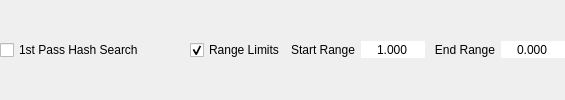
     <widget class="QWidget" name="detect_extra_wid" native="true">
      <layout class="QHBoxLayout" name="horizontalLayout_6">
       <property name="leftMargin">
        <number>0</number>
       </property>
       <property name="topMargin">
        <number>0</number>
       </property>
       <property name="rightMargin">
        <number>0</number>
       </property>
       <property name="bottomMargin">
        <number>0</number>
       </property>
       <item>
        <widget class="QCheckBox" name="hash_search_cb">
         <property name="sizePolicy">
          <sizepolicy hsizetype="Fixed" vsizetype="Fixed">
           <horstretch>0</horstretch>
           <verstretch>0</verstretch>
          </sizepolicy>
         </property>
         <property name="minimumSize">
          <size>
           <width>128</width>
           <height>0</height>
          </size>
         </property>
         <property name="toolTip">
          <string>Detect &quot;perfect&quot; binary repeat
Useful to detect loop in preprocessed audio where perfect a loop is likely present
Add some overhead dependent on the file size</string>
         </property>
         <property name="layoutDirection">
          <enum>Qt::LeftToRight</enum>
         </property>
         <property name="text">
          <string>1st Pass Hash Search</string>
         </property>
        </widget>
       </item>
       <item>
        <spacer name="horizontalSpacer_10">
         <property name="orientation">
          <enum>Qt::Horizontal</enum>
         </property>
         <property name="sizeHint" stdset="0">
          <size>
           <width>40</width>
           <height>20</height>
          </size>
         </property>
        </spacer>
       </item>
       <item>
        <widget class="QCheckBox" name="range_limits_cb">
         <property name="toolTip">
          <string>Apply constraints to loop search scope</string>
         </property>
         <property name="text">
          <string>Range Limits</string>
         </property>
         <property name="checked">
          <bool>true</bool>
         </property>
        </widget>
       </item>
       <item>
        <widget class="QWidget" name="range_limits_wid" native="true">
         <property name="sizePolicy">
          <sizepolicy hsizetype="Expanding" vsizetype="Preferred">
           <horstretch>0</horstretch>
           <verstretch>0</verstretch>
          </sizepolicy>
         </property>
         <layout class="QHBoxLayout" name="horizontalLayout_5">
          <property name="leftMargin">
           <number>0</number>
          </property>
          <property name="topMargin">
           <number>0</number>
          </property>
          <property name="rightMargin">
           <number>0</number>
          </property>
          <property name="bottomMargin">
           <number>0</number>
          </property>
          <item>
           <widget class="QLabel" name="start_range_l">
            <property name="minimumSize">
             <size>
              <width>64</width>
              <height>0</height>
             </size>
            </property>
            <property name="text">
             <string>Start Range</string>
            </property>
            <property name="alignment">
             <set>Qt::AlignRight|Qt::AlignTrailing|Qt::AlignVCenter</set>
            </property>
           </widget>
          </item>
          <item>
           <widget class="QDoubleSpinBox" name="start_range_dsb">
            <property name="sizePolicy">
             <sizepolicy hsizetype="Expanding" vsizetype="Fixed">
              <horstretch>0</horstretch>
              <verstretch>0</verstretch>
             </sizepolicy>
            </property>
            <property name="minimumSize">
             <size>
              <width>64</width>
              <height>0</height>
             </size>
            </property>
            <property name="toolTip">
             <string>Restrict loop start before this point (percent)
Set to 1 to disable restriction</string>
            </property>
            <property name="frame">
             <bool>false</bool>
            </property>
            <property name="alignment">
             <set>Qt::AlignCenter</set>
            </property>
            <property name="buttonSymbols">
             <enum>QAbstractSpinBox::NoButtons</enum>
            </property>
            <property name="decimals">
             <number>3</number>
            </property>
            <property name="minimum">
             <double>0.000000000000000</double>
            </property>
            <property name="maximum">
             <double>1.000000000000000</double>
            </property>
            <property name="singleStep">
             <double>0.010000000000000</double>
            </property>
            <property name="value">
             <double>1.000000000000000</double>
            </property>
           </widget>
          </item>
          <item>
           <widget class="QLabel" name="end_range_l">
            <property name="minimumSize">
             <size>
              <width>64</width>
              <height>0</height>
             </size>
            </property>
            <property name="text">
             <string>End Range</string>
            </property>
            <property name="alignment">
             <set>Qt::AlignRight|Qt::AlignTrailing|Qt::AlignVCenter</set>
            </property>
           </widget>
          </item>
          <item>
           <widget class="QDoubleSpinBox" name="end_range_dsb">
            <property name="sizePolicy">
             <sizepolicy hsizetype="Expanding" vsizetype="Fixed">
              <horstretch>0</horstretch>
              <verstretch>0</verstretch>
             </sizepolicy>
            </property>
            <property name="minimumSize">
             <size>
              <width>64</width>
              <height>0</height>
             </size>
            </property>
            <property name="toolTip">
             <string>Restrict loop end after this point (percent)
Set to 0 to disable restriction</string>
            </property>
            <property name="frame">
             <bool>false</bool>
            </property>
            <property name="alignment">
             <set>Qt::AlignCenter</set>
            </property>
            <property name="buttonSymbols">
             <enum>QAbstractSpinBox::NoButtons</enum>
            </property>
            <property name="decimals">
             <number>3</number>
            </property>
            <property name="minimum">
             <double>0.000000000000000</double>
            </property>
            <property name="maximum">
             <double>1.000000000000000</double>
            </property>
            <property name="singleStep">
             <double>0.010000000000000</double>
            </property>
            <property name="value">
             <double>0.000000000000000</double>
            </property>
           </widget>
          </item>
         </layout>
        </widget>
       </item>
      </layout>
     </widget>
